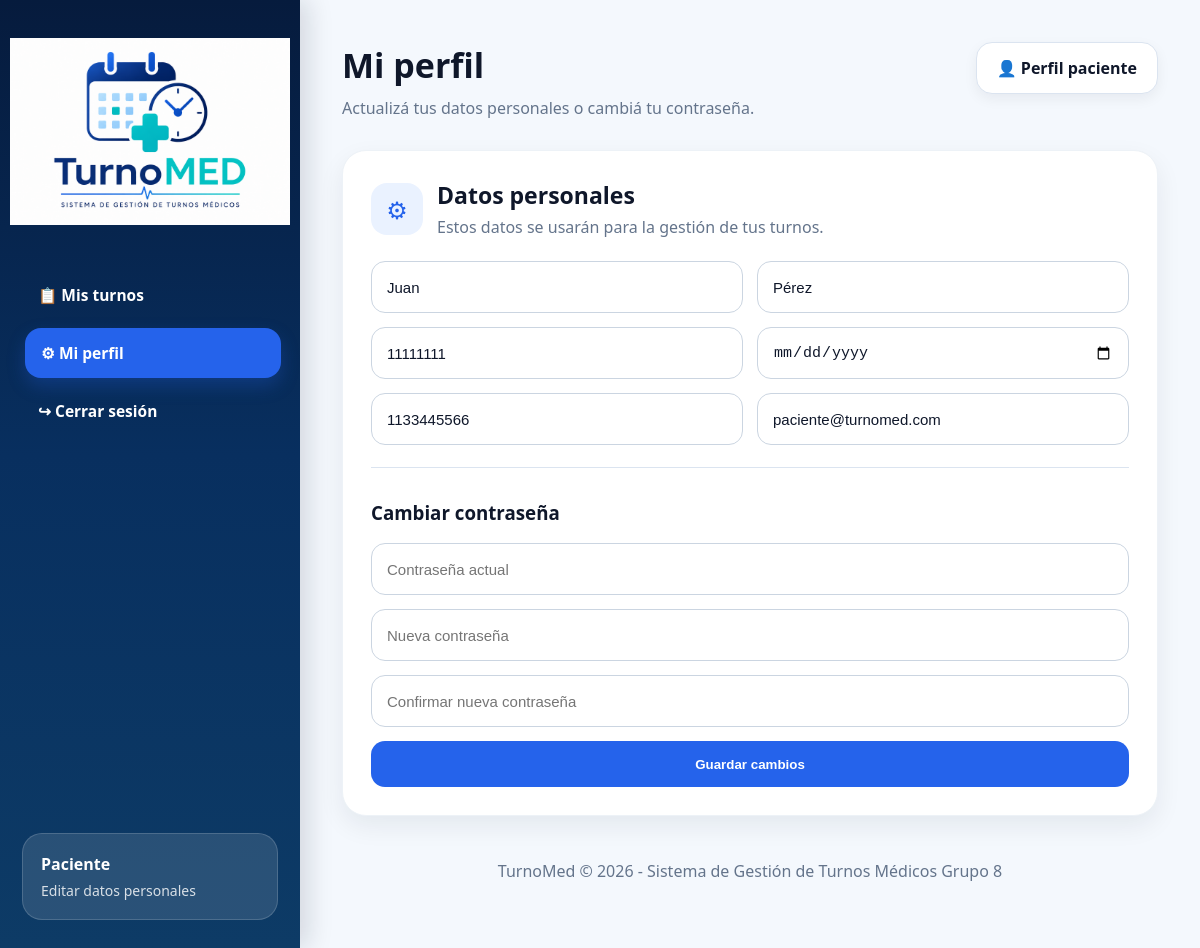
Page /paciente/perfil (signed in) on the committed database.
### tables this page shows
CREATE TABLE usuarios (
            id_usuario INTEGER PRIMARY KEY AUTOINCREMENT,
            nombre TEXT NOT NULL,
            apellido TEXT NOT NULL,
            dni TEXT,
            telefono TEXT,
            email TEXT UNIQUE NOT NULL,
            password TEXT NOT NULL,
            rol TEXT NOT NULL DEFAULT 'paciente'
        , fecha_nacimiento TEXT, activo INTEGER DEFAULT 1);

### app.py (the view, shortened to what this page needs)
@app.route("/paciente/perfil", methods=["GET", "POST"])
@login_required
def perfil_paciente():
    if current_user.rol != "paciente":
        flash("No tenés permiso.")
        return redirect(url_for("login"))
    usuario = obtener_usuario_por_id(
        int(current_user.id)
    )
    return render_template(
        "perfil_paciente.html",
        usuario=usuario
    )

### app.py (called while the page is built)
def get_conn():
    os.makedirs("database", exist_ok=True)
    conn = sqlite3.connect(DB_PATH)
    conn.row_factory = sqlite3.Row
    return conn

@login_manager.user_loader
def load_user(user_id):
    conn = get_conn()
    usuario = conn.execute(
        "SELECT * FROM usuarios WHERE id_usuario = ?",
        (user_id,)
    ).fetchone()
    conn.close()
    if usuario:
        return User(usuario)
    return None

def obtener_usuario_por_id(id_usuario):
    conn = get_conn()
    usuario = conn.execute("""
        SELECT *
        FROM usuarios
        WHERE id_usuario = ?
    """, (id_usuario,)).fetchone()
    conn.close()
    return usuario

### templates/perfil_paciente.html (shortened to what this page needs)
<!DOCTYPE html>
<html lang="es">
<head>
    <link rel="stylesheet" href="{{ url_for('static', filename='estilos.css') }}">
</head>
<body>
<div class="layout">
    <aside class="sidebar">
        <div class="sidebar-logo-box">
            <img src="{{ url_for('static', filename='imagenes/logo.png') }}" alt="TurnoMed">
        </div>
        <nav class="menu">
            <a href="/paciente">📋 Mis turnos</a>
            <a href="/paciente/perfil" class="active">⚙ Mi perfil</a>
            <a href="/logout"
                onclick="return confirm('¿Está seguro de que desea cerrar la sesión?');">
                ↪ Cerrar sesión
            </a>
        </nav>
        <div class="sidebar-info">
            <strong>Paciente</strong>
            <p>Editar datos personales</p>
        </div>
    </aside>
    <main class="content">
        <header class="page-header">
            <div>
                <h1>Mi perfil</h1>
                <p>Actualizá tus datos personales o cambiá tu contraseña.</p>
            </div>
            <div class="date-pill">👤 Perfil paciente</div>
        </header>
        <section class="card">
            <div class="card-title">
                <div class="icon-box">⚙</div>
                <div>
                    <h2>Datos personales</h2>
                    <p class="table-description">
                        Estos datos se usarán para la gestión de tus turnos.
                    </p>
                </div>
            </div>
            <form method="POST" action="/paciente/perfil">
                <div class="form-grid">
                    <input type="text" name="nombre" value="{{ usuario.nombre }}" placeholder="Nombre" required>
                    <input type="text" name="apellido" value="{{ usuario.apellido }}" placeholder="Apellido" required>
                </div>
                <div class="form-grid">
                    <input type="text" name="dni" value="{{ usuario.dni }}" placeholder="DNI">
                    <input type="date" name="fecha_nacimiento" value="{{ usuario.fecha_nacimiento }}">
                </div>
                <div class="form-grid">
                    <input type="text" name="telefono" value="{{ usuario.telefono }}" placeholder="Teléfono">
                    <input type="email" name="email" value="{{ usuario.email }}" placeholder="Correo electrónico" required>
                </div>
                <hr>
                <h3>Cambiar contraseña</h3>
                <input type="password" name="password_actual" placeholder="Contraseña actual">
                <input type="password" name="nueva_password" placeholder="Nueva contraseña">
                <input type="password" name="confirmar_password" placeholder="Confirmar nueva contraseña">
                <button type="submit">
                    Guardar cambios
                </button>
            </form>
        </section>
        <footer class="footer">
            TurnoMed © 2026 - Sistema de Gestión de Turnos Médicos Grupo 8
        </footer>
    </main>
</div>
</body>
</html>

### static/estilos.css (style rules this page uses)
* { margin: 0; padding: 0; box-sizing: border-box; }
:root { --azul-oscuro: #061b3d; --azul-medio: #082f5f; --azul: #2563eb; --azul-hover: #1d4ed8; --azul-claro: #eaf2ff; --fondo: #f4f8fd; --blanco: #ffffff; --texto: #0f172a; --gris: #64748b; --gris-claro: #f8fafc; --borde: #dbe4f0; --verde: #16a34a; --verde-claro: #dcfce7; --rojo: #dc2626; --rojo-claro: #fee2e2; --sombra: 0 10px 26px rgba(15, 23, 42, 0.07); }
body { font-family: "Segoe UI", Arial, sans-serif; background: var(--fondo); color: var(--texto); }
.layout { min-height: 100vh; display: flex; }
.sidebar { width: 300px; min-width: 300px; background: linear-gradient(180deg, #061b3d 0%, #082f5f 48%, #0d3b66 100%); color: var(--blanco); padding: 28px 22px; display: flex; flex-direction: column; box-shadow: 8px 0 24px rgba(15, 23, 42, 0.14); }
.sidebar-logo-box { width: 100%; display: flex; justify-content: center; align-items: center; padding: 10px 0 25px; margin-bottom: 20px; background: transparent; border: none; border-radius: 0; box-shadow: none; }
.sidebar-logo-box img { width: 280px; height: auto; display: block; }
.menu { display: flex; flex-direction: column; gap: 8px; }
.menu a { display: flex; align-items: center; gap: 12px; color: var(--blanco); text-decoration: none; padding: 14px 16px; border-radius: 16px; font-weight: 700; font-size: 15.5px; transition: all 0.2s ease; }
.menu a:hover, .menu a.active { background: var(--azul); transform: translateX(3px); box-shadow: 0 8px 18px rgba(37, 99, 235, 0.26); }
.sidebar-info { margin-top: auto; background: rgba(255, 255, 255, 0.12); border: 1px solid rgba(255, 255, 255, 0.16); border-radius: 20px; padding: 18px; line-height: 1.5; }
.sidebar-info strong { display: block; font-size: 16px; margin-bottom: 4px; }
.sidebar-info p { color: rgba(255, 255, 255, 0.82); font-size: 14px; }
.content { flex: 1; padding: 42px; overflow-y: auto; }
.page-header { display: flex; justify-content: space-between; align-items: flex-start; margin-bottom: 30px; gap: 20px; }
.page-header h1 { font-size: 34px; margin-bottom: 8px; color: var(--texto); }
.page-header p { color: var(--gris); font-size: 16px; line-height: 1.5; }
.date-pill { background: var(--blanco); border: 1px solid var(--borde); border-radius: 16px; padding: 14px 20px; font-weight: 700; box-shadow: 0 5px 14px rgba(15, 23, 42, 0.06); white-space: nowrap; }
.card { background: var(--blanco); border-radius: 24px; padding: 28px; box-shadow: var(--sombra); border: 1px solid #edf2f7; }
.card-title { display: flex; align-items: center; gap: 14px; margin-bottom: 22px; }
.icon-box { width: 52px; min-width: 52px; height: 52px; background: var(--azul-claro); color: var(--azul); border-radius: 16px; display: flex; justify-content: center; align-items: center; font-size: 24px; }
.card h2 { font-size: 23px; color: var(--texto); }
.card h3 { margin-top: 10px; margin-bottom: 4px; color: var(--texto); }
.table-description { color: var(--gris); margin-top: 4px; line-height: 1.5; }
form { width: 100%; }
.card form { display: flex; flex-direction: column; gap: 14px; }
.form-grid { display: grid; grid-template-columns: 1fr 1fr; gap: 14px; }
input, select { width: 100%; min-height: 52px; border: 1px solid #cbd5e1; border-radius: 14px; padding: 0 15px; font-size: 15px; background: var(--blanco); color: var(--texto); outline: none; }
hr { border: none; border-top: 1px solid var(--borde); margin: 8px 0; }
button, .btn-primary { min-height: 46px; border-radius: 14px; border: none; padding: 12px 18px; font-weight: 700; cursor: pointer; text-decoration: none; display: inline-flex; justify-content: center; align-items: center; transition: 0.2s; background: var(--azul); color: var(--blanco); }
.footer { text-align: center; color: var(--gris); padding: 24px; margin-top: 20px; }

### rows in the picture
usuarios: nombre "Juan", apellido "Pérez", dni "11111111", telefono "1133445566", email "paciente@turnomed.com"
